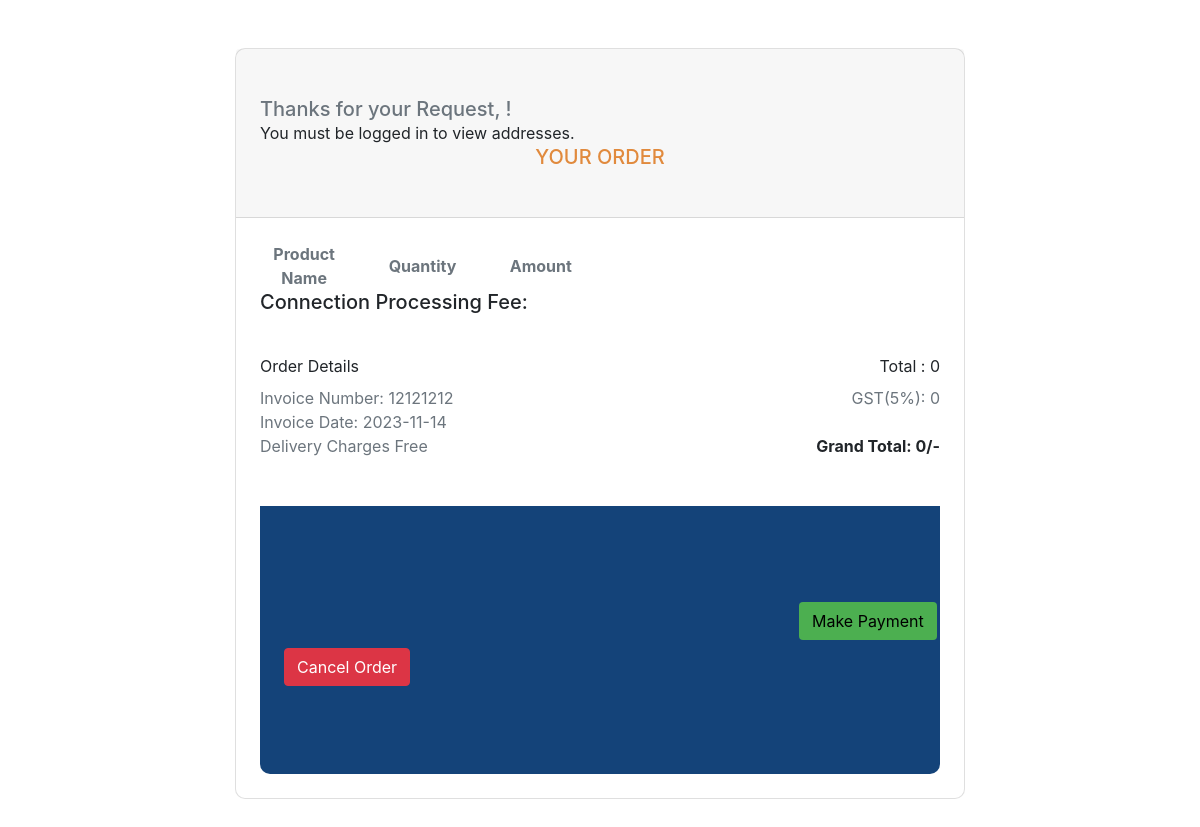
The app's page /bill.php, older data.
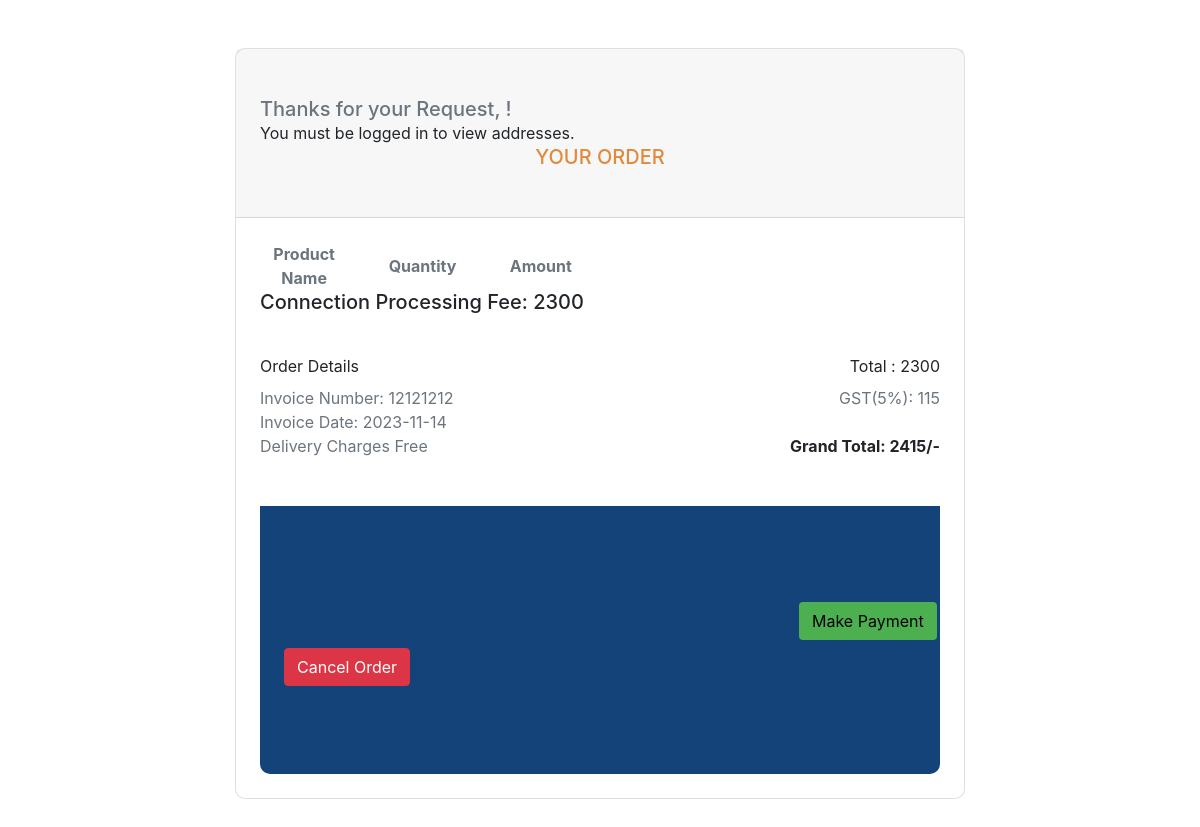
The same page, newer data.
### tables this page shows
CREATE TABLE `cylinder` (
  `cylinderid` int(50) NOT NULL,
  `cylinder_name` varchar(255) NOT NULL,
  `quantity` int(11) NOT NULL,
  `date` timestamp NOT NULL DEFAULT current_timestamp() ON UPDATE current_timestamp(),
  `image` varchar(255) NOT NULL,
  `c_price` int(11) NOT NULL,
  `conn_amount` int(11) NOT NULL
);

### bill.php (the view, shortened to what this page needs)
<?php
include_once('connection.php');
$tot_pro_price = 0;
$today = date("Y-m-d");
?>
<!DOCTYPE html>
<html lang="en">
<head>
    <link rel="stylesheet" href="https://maxcdn.bootstrapcdn.com/bootstrap/4.0.0/css/bootstrap.min.css">
</head>
<body>
    <section>
        <div class="container py-5 h-100">
            <div class="row d-flex justify-content-center align-items-center h-100">
                <div class="col-lg-10 col-xl-8">
                    <div class="card" style="border-radius: 10px;">
                        <div class="card-header px-4 py-5">
                            <h5 class="text-muted mb-0">Thanks for your Request, <span style="color: #e18a3d;"><?php echo $_SESSION['customername']; ?></span>!</h5>
                            <?php
if (isset($_SESSION["customerid"])) {
    $custid = $_SESSION["customerid"];
    $sql = "SELECT * FROM tbl_address WHERE c_id = '$custid'";
    $result = mysqli_query($conn, $sql);
    if ($result) {
        if (mysqli_num_rows($result) > 0) {
            echo "";
            echo "<ul>";
            while ($row = mysqli_fetch_assoc($result)) {
                echo"<b>Delivery Address</b>";
                echo "<li>";
                echo "Full Name: " . $row['address_fullname'] . "<br>";
                echo "Address Line: " . $row['address_line'] . "<br>";
                echo "City: " . $row['address_city'] . "<br>";
                echo "State: " . $row['address_state'] . "<br>";
                echo "Postal Code: " . $row['address_postalcode'] . "<br>";
                echo "Country: " . $row['address_country'] . "<br>";
                echo "Phone: " . $row['address_phone'] . "<br>";
                echo "</li>";
            }
            echo "</ul>";
        } else {
            echo "No addresses found for this customer.";?>
            </div>
            </div>
            <h5 class="card-title text-center">
            </h5>
       <?php }
    } else {
        echo "Error: " . mysqli_error($conn);
    }
} else {
    echo "You must be logged in to view addresses.";
}
?>
                            <div class="text-center">
                                <h5 class="text-muted mb-0"><span style="color: #e18a3d;">YOUR ORDER</span></h5>
                            </div>
                        </div>
                        <div class="card-body p-4">
                            <div class="row">
                                <div class="col-md-2 text-center d-flex justify-content-center align-items-center">
                                    <p class="text-muted mb-0"><strong>Product Name</strong></p>
                                </div>
                                <div class="col-md-2 text-center d-flex justify-content-center align-items-center">
                                    <p class="text-muted mb-0"><strong>Quantity</strong></p>
                                </div>
                                <div class="col-md-2 text-center d-flex justify-content-center align-items-center">
                                    <p class="text-muted mb-0"><strong>Amount</strong></p>
                                </div>
                            </div>
                            <?php
                            $sqlconnprice = "select * from cylinder";
                            $rsltconnprice = mysqli_query($conn, $sqlconnprice);
                            $row1 = mysqli_fetch_array($rsltconnprice);
                            $connprice = $row1['conn_amount'];
                            $totalamount = $tot_pro_price + $connprice;
                            ?>
                            <div class="d-flex justify-content-between align-items-center mb-4">
                                <h5>Connection Processing Fee: <?php echo $row1['conn_amount']; ?></h5>
                            </div>
                            <div class="d-flex justify-content-between pt-2">
                                <p class="fw-bold mb-0">Order Details</p>
                                <p class=" mb-0"><span class="fw-bold me-4">Total :</span> <?php echo $totalamount ?></p>
                              </div>
                            <?php
                            $gst = $totalamount * 5 / 100;
                            $grandtotal = $totalamount + $gst;
                            ?>
                            <div class="d-flex justify-content-between pt-2">
                                <p class="text-muted mb-0">Invoice Number: 12121212</p>
                                <p class="text-muted mb-0">GST(5%): <?php echo $gst; ?></p>
                            </div>
                            <div class="d-flex justify-content-between">
                                <p class="text-muted mb-0">Invoice Date: <?php echo $today; ?></p>
                            </div>
                            <div class="d-flex justify-content-between mb-5">
                                <p class="text-muted mb-0"><span class="fw-bold me-4">Delivery Charges</span> Free</p>
                                <p class=" mb-0"><strong>Grand Total: <?php echo $grandtotal; ?>/-</strong></p>
                            </div>
                            <div class="card-footer border-0 px-4 py-5"
                                style="background-color: #144379; border-bottom-left-radius: 10px; border-bottom-right-radius: 10px;">
                                <div class="container py-5">
                                    <a href="payment.php">
                                        <button type="button" class="btn btn-primary1" data-toggle="modal" data-target="#paymentModal">
                                            Make Payment
                                        </button>
                                    </a>
                                </div>
                                <div class="d-flex justify-content-between">
                                    <form action="bill1.php" method="post">
                                        <button type="submit" class="btn btn-danger">
                                            Cancel Order
                                        </button>
                                    </form>
                                </div>
                            </div>
                        </div>
                    </div>
                </div>
            </div>
        </div>
    </section>
</body>
</html>

### bill.php (style rules this page uses)
.card { background-color: rgba(255, 255, 255, 0.8); backdrop-filter: blur(1px); width: 100%; border-radius: 10px; }
.text-center { text-align: center; }
.btn-primary1 { background-color: #4CAF50; position: relative; left: 500px; }
.btn-danger { position: relative; bottom: 40px; }

Row changes from the older to the newer data that the page shows:
added cylinder: conn_amount "2300", conn_amount "115", conn_amount "2415"
Text that changed along with them:
$totalamount: "0" → (not shown)
$gst: "0" → (not shown)
$grandtotal: "0" → (not shown)
